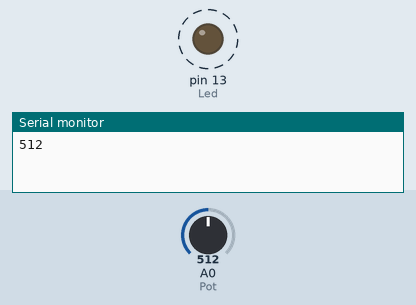
Simulated run of this sketch. Board: Arduino Uno, built with avr-gcc and run on an emulated ATmega328P. On the bench: output pins drawn as LEDs (lit = HIGH), the last lines printed to the serial monitor. Dashed ring = blinking. Inputs (shaded band) come from the test bench; at power-on: A0 (Pot) = 512.

Above: at 1.8 s.
1.9 s: A0 (Pot) set to 306
At 2.2 s:
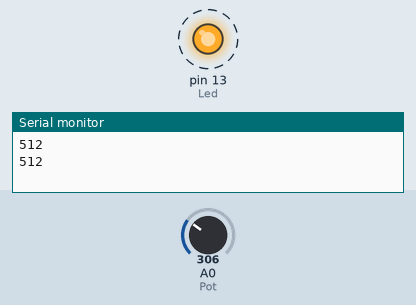
5.4 s: A0 (Pot) set to 122
At 5.56 s:
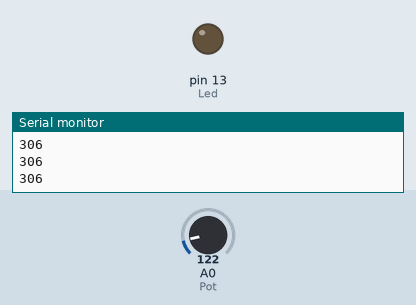
Timing chart, 0 to 14.9 s (numbered marks = the images above; inputs shaded):
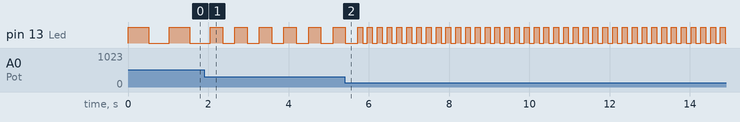

The sketch:

potentiometer.ino
```cpp
//define input and output pins
const int Pot = A0;
const int Led = 13;

void setup() {
  pinMode(Led, OUTPUT);
  Serial.begin(9600);
}

void loop() {
  int val;

  val = analogRead(Pot);

  digitalWrite(Led, HIGH);
  delay(val);
  digitalWrite(Led, LOW);
  delay(val);
  Serial.println(val, DEC);
}
```

Measured:
- after the input at 1.9 s, pin 13 (Led): alternates HIGH for 0.31 s and LOW for 0.31 s, starting after 0.46 s
- by itself, pin 13 (Led): alternates HIGH for 0.51 s and LOW for 0.51 s
